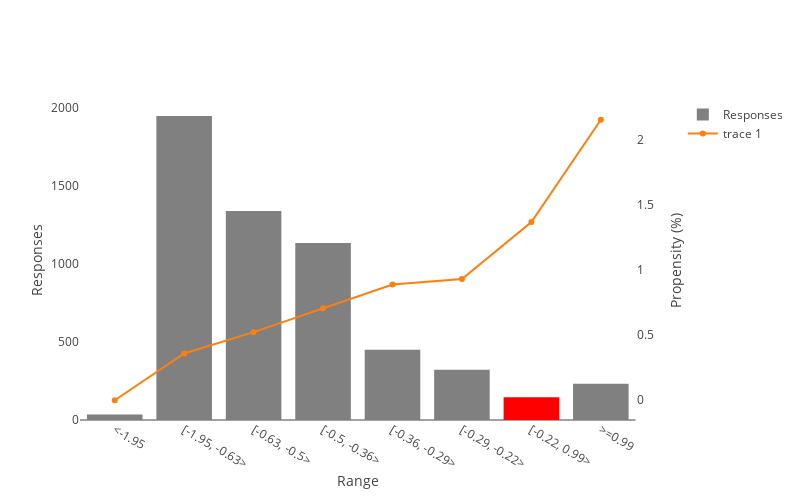

The cell this chart's notebook holds for it:
### Code cell
fig

### Figure 1 — Plotly figure (JSON) as saved in the notebook; plotly's stock layout.template omitted (floating-point values rounded to 4 significant figures)
{"data": [{"marker": {"color": ["grey", "grey", "grey", "grey", "grey", "grey", "red", "grey"]}, "name": "Responses", "type": "bar", "x": ["<-1.95", "[-1.95, -0.63>", "[-0.63, -0.5>", "[-0.5, -0.36>", "[-0.36, -0.29>", "[-0.29, -0.22>", "[-0.22, 0.99>", ">=0.99"], "y": [35, 1946, 1338, 1133, 450, 322, 146, 232]}, {"hovertemplate": "<b>%{text} %</b>", "mode": "lines+markers", "text": ["Returned Propensity: 1.39", "Returned Propensity: 0.39", "Returned Propensity: 0.56", "Returned Propensity: 0.75", "Returned Propensity: 1.0", "Returned Propensity: 1.08", "Returned Propensity: 1.7", "Returned Propensity: 2.36"], "type": "scatter", "x": ["<-1.95", "[-1.95, -0.63>", "[-0.63, -0.5>", "[-0.5, -0.36>", "[-0.36, -0.29>", "[-0.29, -0.22>", "[-0.22, 0.99>", ">=0.99"], "y": [0, 0.3597, 0.5232, 0.7061, 0.8889, 0.9317, 1.37, 2.155], "yaxis": "y2"}], "layout": {"height": 500, "width": 800, "xaxis": {"anchor": "y", "domain": [0, 0.94], "title": {"text": "Range"}}, "yaxis": {"anchor": "x", "domain": [0, 1], "showgrid": false, "title": {"text": "Responses"}}, "yaxis2": {"anchor": "x", "overlaying": "y", "showgrid": false, "side": "right", "title": {"text": "Propensity (%)"}, "zeroline": false}}}
